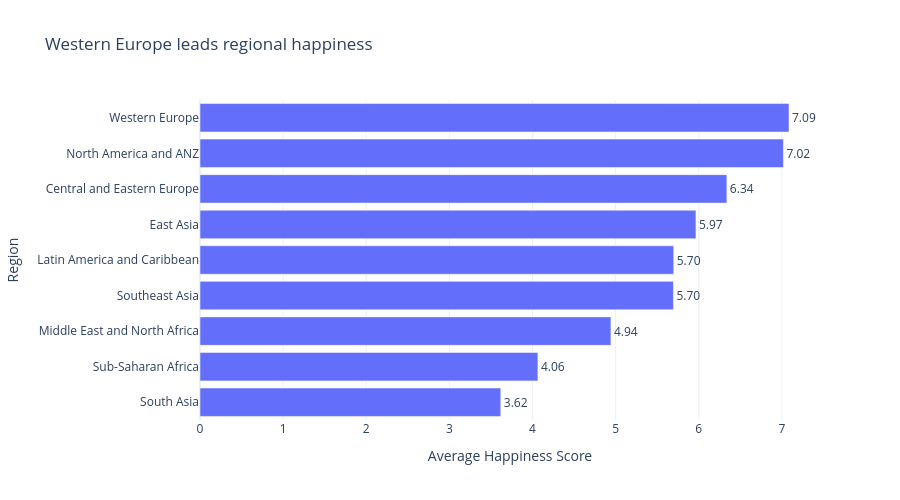

Here is the notebook cell this chart was saved with:
### Markdown cell above
---
## Task 1 — Regional Comparison Bar Chart

**What to build:** A horizontal bar chart showing the **average happiness score by region**, sorted from highest to lowest.

**Requirements:**
- Horizontal orientation (category names are long)
- Sorted by score, descending (so the happiest region is at the top)
- Zero baseline on x-axis
- At least one design choice that goes beyond the Plotly default (colour, annotation, labels, etc.)
- An insight title that answers: *which region stands out and why does it matter?*

**Hint:** Use `df.groupby('Region')['Happiness_Score'].mean()` to compute the averages.

### Code cell
# Task 1: Regional comparison bar chart
# -------------------------------------

# Step 1: Compute average happiness score by region
region_avg = (df.groupby('Region')['Happiness_Score']
              .mean()
              .reset_index()
              .sort_values('Happiness_Score'))  # sort for horizontal bar

print(region_avg)

# Step 2: Build your chart
fig = px.bar(
    region_avg,
    x="Happiness_Score",
    y="Region",
    orientation="h",
    title="Western Europe leads regional happiness",
    labels={
        "Happiness_Score": "Average Happiness Score",
        "Region": "Region"
    },
    text="Happiness_Score"
)

fig.update_traces(
    texttemplate="%{text:.2f}",
    textposition="outside"
)

fig.update_layout(
    xaxis=dict(
        range=[0, None],
        title="Average Happiness Score"
    ),
    yaxis=dict(
        categoryorder="total ascending"
    ),
    template="plotly_white",
    height=500
)

fig.show()

### Figure 1 — Plotly figure (JSON) as saved in the notebook; plotly's stock layout.template omitted (floating-point values rounded to 4 significant figures)
{"data": [{"alignmentgroup": "True", "hovertemplate": "Average Happiness Score=%{text}<br>Region=%{y}<extra></extra>", "legendgroup": "", "marker": {"color": "#636efa", "pattern": {"shape": ""}}, "name": "", "offsetgroup": "", "orientation": "h", "showlegend": false, "text": [3.618, 4.065, 4.943, 5.695, 5.699, 5.966, 6.338, 7.018, 7.086], "textposition": "outside", "texttemplate": "%{text:.2f}", "type": "bar", "x": [3.618, 4.065, 4.943, 5.695, 5.699, 5.966, 6.338, 7.018, 7.086], "xaxis": "x", "y": ["South Asia", "Sub-Saharan Africa", "Middle East and North Africa", "Southeast Asia", "Latin America and Caribbean", "East Asia", "Central and Eastern Europe", "North America and ANZ", "Western Europe"], "yaxis": "y"}], "layout": {"barmode": "relative", "height": 500, "legend": {"tracegroupgap": 0}, "title": {"text": "Western Europe leads regional happiness"}, "xaxis": {"anchor": "y", "domain": [0, 1], "range": [0, null], "title": {"text": "Average Happiness Score"}}, "yaxis": {"anchor": "x", "categoryorder": "total ascending", "domain": [0, 1], "title": {"text": "Region"}}}}
